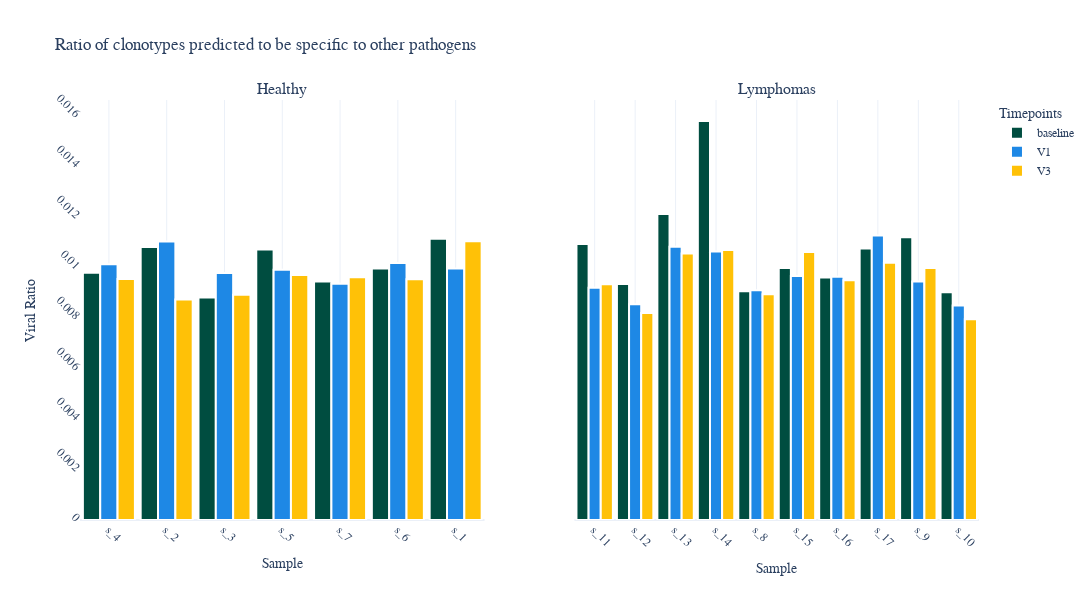

Notebook cell for this chart:
### Code cell
fig = make_subplots(rows=1, cols=2, shared_yaxes=True, subplot_titles=("Healthy", "Lymphomas"))

timepoint_colors = {
    "baseline": '#004D40',
    "V1": '#1E88E5',
    "V3": '#FFC107'
}

healthy_data = other_virus_data.query('CONDITION == "Healthy"')

for timepoint in healthy_data["TIMEPOINTS"].unique():
    filtered_data = healthy_data[healthy_data["TIMEPOINTS"] == timepoint]
    fig.add_trace(
        go.Bar(x=filtered_data["SAMPLE"], y=filtered_data["viral_ratio"],
            name=timepoint, #text=filtered_data["normalizedUniqueCDR3"], 
            marker=dict(color=timepoint_colors[timepoint], line=dict(width=0.5)),
            showlegend=True),
        row=1, col=1
    )
    
lymphomas_data = other_virus_data.query('CONDITION == "Lymphomas"')
for timepoint in lymphomas_data["TIMEPOINTS"].unique():
    filtered_data = lymphomas_data[lymphomas_data["TIMEPOINTS"] == timepoint]
    fig.add_trace(
        go.Bar(x=filtered_data["SAMPLE"], y=filtered_data["viral_ratio"],
            name=timepoint, #text=filtered_data["normalizedUniqueCDR3"],
            marker=dict(color=timepoint_colors[timepoint], line=dict(width=0.5)),
            showlegend=False),
        row=1, col=2
    )
    
    
    
# Update axis title for all subplots
fig.update_xaxes(title_text="Sample", row=1, col=1)
fig.update_xaxes(title_text="Sample", row=1, col=2)

fig.update_yaxes(title_text="Viral Ratio", row=1, col=1)
    
fig.update_traces(
    textfont_size=12, textangle=0, textposition="outside", cliponaxis=False, marker_line_width=2,
    
)
fig.update_layout(
    font=dict(family=FONT, size=12),
    #paper_bgcolor='rgb(243, 243, 243)',
    #plot_bgcolor='rgb(243, 243, 243)',
    barmode='group',
    bargap=0.1,
    title_text="Ratio of clonotypes predicted to be specific to other pathogens",
    xaxis_title="Sample",
    yaxis_title="Viral Ratio",
    legend_title="Timepoints",
    height = 600,
    width = 1200,
    template="plotly_white"
)
fig.update_yaxes(tickangle=45, tickmode='array', showgrid = False)
fig.update_xaxes(tickangle=45, showgrid=True)
fig.show()
fig.write_image(PLOTSDIR+"other_viral_barplot.png", scale = 4)

### Figure 1 — Plotly figure (JSON) as saved in the notebook; plotly's stock layout.template omitted (floating-point values rounded to 4 significant figures)
{"data": [{"cliponaxis": false, "marker": {"color": "#004D40", "line": {"width": 2}}, "name": "baseline", "showlegend": true, "textangle": 0, "textfont": {"size": 12}, "textposition": "outside", "type": "bar", "x": ["s_4", "s_2", "s_3", "s_5", "s_7", "s_6", "s_1"], "xaxis": "x", "y": [0.009782, 0.01081, 0.008811, 0.01071, 0.009442, 0.009952, 0.01113], "yaxis": "y"}, {"cliponaxis": false, "marker": {"color": "#1E88E5", "line": {"width": 2}}, "name": "V1", "showlegend": true, "textangle": 0, "textfont": {"size": 12}, "textposition": "outside", "type": "bar", "x": ["s_1", "s_2", "s_3", "s_4", "s_5", "s_6", "s_7"], "xaxis": "x", "y": [0.009956, 0.01103, 0.009775, 0.01013, 0.009909, 0.01017, 0.009347], "yaxis": "y"}, {"cliponaxis": false, "marker": {"color": "#FFC107", "line": {"width": 2}}, "name": "V3", "showlegend": true, "textangle": 0, "textfont": {"size": 12}, "textposition": "outside", "type": "bar", "x": ["s_3", "s_4", "s_5", "s_1", "s_2", "s_6", "s_7"], "xaxis": "x", "y": [0.008919, 0.009544, 0.009694, 0.01104, 0.00873, 0.009529, 0.009604], "yaxis": "y"}, {"cliponaxis": false, "marker": {"color": "#004D40", "line": {"width": 2}}, "name": "baseline", "showlegend": false, "textangle": 0, "textfont": {"size": 12}, "textposition": "outside", "type": "bar", "x": ["s_11", "s_12", "s_13", "s_14", "s_8", "s_15", "s_16", "s_17", "s_9", "s_10"], "xaxis": "x2", "y": [0.01092, 0.009337, 0.01211, 0.01579, 0.009054, 0.009972, 0.009602, 0.01075, 0.01119, 0.009016], "yaxis": "y2"}, {"cliponaxis": false, "marker": {"color": "#1E88E5", "line": {"width": 2}}, "name": "V1", "showlegend": false, "textangle": 0, "textfont": {"size": 12}, "textposition": "outside", "type": "bar", "x": ["s_11", "s_12", "s_13", "s_14", "s_15", "s_16", "s_17", "s_8", "s_9", "s_10"], "xaxis": "x2", "y": [0.009195, 0.008542, 0.01081, 0.01063, 0.009661, 0.009623, 0.01126, 0.009098, 0.009438, 0.008494], "yaxis": "y2"}, {"cliponaxis": false, "marker": {"color": "#FFC107", "line": {"width": 2}}, "name": "V3", "showlegend": false, "textangle": 0, "textfont": {"size": 12}, "textposition": "outside", "type": "bar", "x": ["s_11", "s_12", "s_13", "s_14", "s_15", "s_16", "s_17", "s_8", "s_9", "s_10"], "xaxis": "x2", "y": [0.009329, 0.00819, 0.01055, 0.01069, 0.01061, 0.009492, 0.01018, 0.008935, 0.009977, 0.007949], "yaxis": "y2"}], "layout": {"annotations": [{"font": {"size": 16}, "showarrow": false, "text": "Healthy", "x": 0.225, "xanchor": "center", "xref": "paper", "y": 1, "yanchor": "bottom", "yref": "paper"}, {"font": {"size": 16}, "showarrow": false, "text": "Lymphomas", "x": 0.775, "xanchor": "center", "xref": "paper", "y": 1, "yanchor": "bottom", "yref": "paper"}], "bargap": 0.1, "barmode": "group", "font": {"family": "JetBrains Mono", "size": 12}, "height": 600, "legend": {"title": {"text": "Timepoints"}}, "title": {"text": "Ratio of clonotypes predicted to be specific to other pathogens"}, "width": 1200, "xaxis": {"anchor": "y", "domain": [0, 0.45], "showgrid": true, "tickangle": 45, "title": {"text": "Sample"}}, "xaxis2": {"anchor": "y2", "domain": [0.55, 1], "showgrid": true, "tickangle": 45, "title": {"text": "Sample"}}, "yaxis": {"anchor": "x", "domain": [0, 1], "showgrid": false, "tickangle": 45, "tickmode": "array", "title": {"text": "Viral Ratio"}}, "yaxis2": {"anchor": "x2", "domain": [0, 1], "matches": "y", "showgrid": false, "showticklabels": false, "tickangle": 45, "tickmode": "array"}}}
